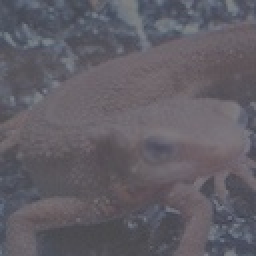
%> input picture Question_21_30/imori_dark.jpg, 128 x 128 px (shown 2 times larger)
$ octave ans_22.m   (GNU Octave 9; MATLAB toolbox functions it lacks are replaced by stand-ins)
%> lines starting %> are read from the running program, lines starting %| are printed output that depends on the picture
clear
I = imread("imori_dark.jpg");
%> I is the input picture: size 128x128x3 uint8; mean R, G, B 97.2, 94, 101.9
I = double(I);
%> I: size 128x128x3 double

m = mean(I(:));
%> m = 97.73
s = std(I(:));
%> s = 12.75

M = 128;
S = 52;
I = transform_hist(M, S, I);
%> in transform_hist, `mue = mean(I(:));`: mue = 97.73
%> in transform_hist, `sigma = std(I(:));`: sigma = 12.75
%> in transform_hist, `I = S/sigma .* (I - mue) + M;`:
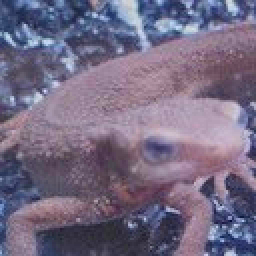
%> I: size 128x128x3 double (shown 2 times larger); mean R, G, B 126, 112.9, 145.1; drawn with min black and max white

mean(I(:))
%> ans = 128
var(I(:))
%> ans = 2704

I = uint8(I);
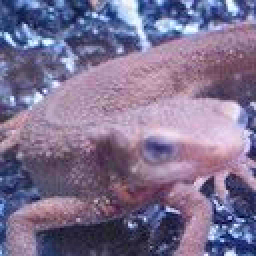
%> I: size 128x128x3 uint8 (shown 2 times larger); mean R, G, B 126, 112.9, 144.9

figure
imshow(I);
figure
imhist(I);
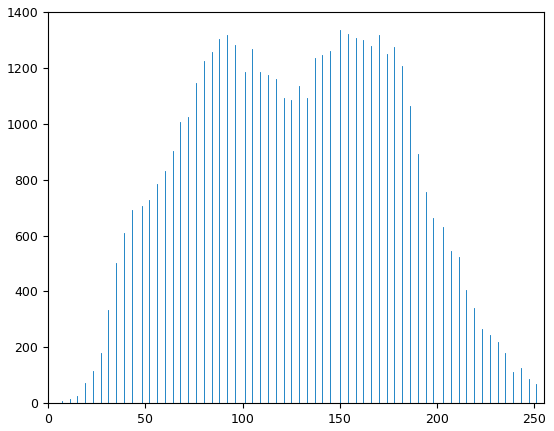
%> figure redrawn from the program's plot data; highest point at x = 150, y = 1335

function I = transform_hist(M, S, I)
mue = mean(I(:));
sigma = std(I(:));
I = S/sigma .* (I - mue) + M;
end
